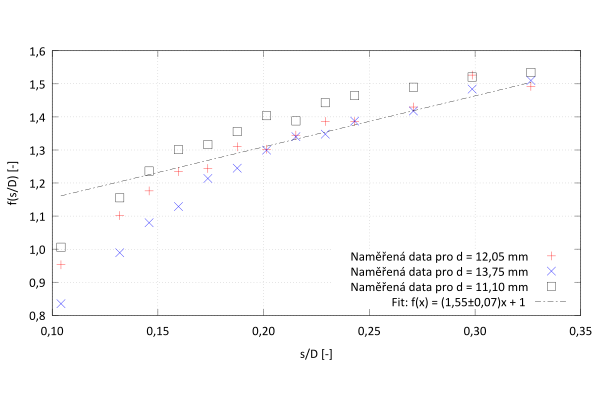

The script that saved this image:
reset

set encoding utf8
set decimalsign ','
set decimalsign locale "czech"
set grid x y
set key on inside bottom right #box
set fit errorvariables

set term pdfcairo font 'calibri,14' enhanced dashed monochrome size 6,4

name='pruraz'

f(x) = a*x + 1
#f(x) = -1/(a*x)+b
#f(x) = a*log(x+1)+1
fit f(x) name.".txt" using 1:2 via a

set samples 1000
set size ratio 0.5
set format x "%.2f"
set format y "%.1f"

set xlabel 's/D [-]'
set ylabel 'f(s/D) [-]'

titulek = sprintf("Fit: f(x) = (%.2f\261%.2f)x + 1 ", a, a_err)

set output name.".pdf"
plot name.".txt" using 1:2 every ::0::12 title "Naměřená data pro d = 12,05 mm" with points pt 1 lc rgb "red",\
	 name.".txt" using 1:2 every ::13::25 title "Naměřená data pro d = 13,75 mm" with points pt 2 lc rgb "blue",\
	 name.".txt" using 1:2 every ::26::38 title "Naměřená data pro d = 11,10 mm" with points pt 4 lc rgb "black",\
	 f(x) title titulek

close()
